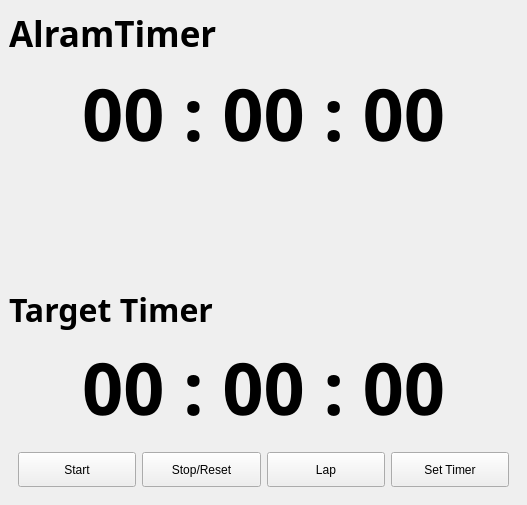
<?xml version="1.0" encoding="UTF-8"?>
<ui version="4.0">
 <class>MainWindow</class>
 <widget class="QMainWindow" name="MainWindow">
  <property name="geometry">
   <rect>
    <x>0</x>
    <y>0</y>
    <width>527</width>
    <height>479</height>
   </rect>
  </property>
  <property name="windowTitle">
   <string>MainWindow</string>
  </property>
  <widget class="QWidget" name="centralwidget">
   <layout class="QVBoxLayout" name="verticalLayout" stretch="1,3,3,3,9,1">
    <item>
     <widget class="QLabel" name="label">
      <property name="font">
       <font>
        <family>Adobe Arabic</family>
        <pointsize>26</pointsize>
        <weight>75</weight>
        <bold>true</bold>
       </font>
      </property>
      <property name="text">
       <string>AlramTimer</string>
      </property>
     </widget>
    </item>
    <item>
     <layout class="QVBoxLayout" name="verticalLayout_2" stretch="1,9">
      <item>
       <widget class="QLabel" name="label_2">
        <property name="font">
         <font>
          <family>Adobe Arabic</family>
          <pointsize>54</pointsize>
          <weight>75</weight>
          <bold>true</bold>
         </font>
        </property>
        <property name="text">
         <string>00 : 00 : 00</string>
        </property>
        <property name="textFormat">
         <enum>Qt::AutoText</enum>
        </property>
        <property name="alignment">
         <set>Qt::AlignCenter</set>
        </property>
       </widget>
      </item>
      <item>
       <widget class="QWidget" name="widget_2" native="true">
        <layout class="QGridLayout" name="gridLayout" rowstretch="0,0,0,0,0" columnstretch="0,0">
         <item row="0" column="0">
          <widget class="QLabel" name="label_list0">
           <property name="text">
            <string/>
           </property>
          </widget>
         </item>
         <item row="2" column="0">
          <widget class="QLabel" name="label_list4">
           <property name="text">
            <string/>
           </property>
          </widget>
         </item>
         <item row="1" column="1">
          <widget class="QLabel" name="label_list3">
           <property name="text">
            <string/>
           </property>
          </widget>
         </item>
         <item row="2" column="1">
          <widget class="QLabel" name="label_list5">
           <property name="text">
            <string/>
           </property>
          </widget>
         </item>
         <item row="3" column="0">
          <widget class="QLabel" name="label_list6">
           <property name="text">
            <string/>
           </property>
          </widget>
         </item>
         <item row="0" column="1">
          <widget class="QLabel" name="label_list1">
           <property name="text">
            <string/>
           </property>
          </widget>
         </item>
         <item row="1" column="0">
          <widget class="QLabel" name="label_list2">
           <property name="text">
            <string/>
           </property>
          </widget>
         </item>
         <item row="3" column="1">
          <widget class="QLabel" name="label_list7">
           <property name="text">
            <string/>
           </property>
          </widget>
         </item>
         <item row="4" column="0">
          <widget class="QLabel" name="label_list8">
           <property name="text">
            <string/>
           </property>
          </widget>
         </item>
         <item row="4" column="1">
          <widget class="QLabel" name="label_list9">
           <property name="text">
            <string/>
           </property>
          </widget>
         </item>
        </layout>
       </widget>
      </item>
     </layout>
    </item>
    <item>
     <widget class="QLabel" name="label_target_timer_title">
      <property name="font">
       <font>
        <family>Adobe Arabic</family>
        <pointsize>24</pointsize>
        <weight>75</weight>
        <bold>true</bold>
       </font>
      </property>
      <property name="text">
       <string>Target Timer </string>
      </property>
      <property name="textFormat">
       <enum>Qt::AutoText</enum>
      </property>
      <property name="alignment">
       <set>Qt::AlignLeading|Qt::AlignLeft|Qt::AlignVCenter</set>
      </property>
     </widget>
    </item>
    <item>
     <widget class="QLabel" name="label_target_timer_value">
      <property name="font">
       <font>
        <family>Adobe Arabic</family>
        <pointsize>54</pointsize>
        <weight>75</weight>
        <bold>true</bold>
       </font>
      </property>
      <property name="text">
       <string>00 : 00 : 00</string>
      </property>
      <property name="textFormat">
       <enum>Qt::AutoText</enum>
      </property>
      <property name="alignment">
       <set>Qt::AlignCenter</set>
      </property>
     </widget>
    </item>
    <item>
     <spacer name="verticalSpacer">
      <property name="orientation">
       <enum>Qt::Vertical</enum>
      </property>
      <property name="sizeHint" stdset="0">
       <size>
        <width>20</width>
        <height>40</height>
       </size>
      </property>
     </spacer>
    </item>
    <item>
     <widget class="QWidget" name="widget_3" native="true">
      <layout class="QHBoxLayout" name="horizontalLayout_2">
       <item>
        <widget class="QPushButton" name="StartButton">
         <property name="minimumSize">
          <size>
           <width>0</width>
           <height>35</height>
          </size>
         </property>
         <property name="text">
          <string>Start</string>
         </property>
        </widget>
       </item>
       <item>
        <widget class="QPushButton" name="StopResetButton">
         <property name="sizePolicy">
          <sizepolicy hsizetype="Minimum" vsizetype="Fixed">
           <horstretch>0</horstretch>
           <verstretch>0</verstretch>
          </sizepolicy>
         </property>
         <property name="minimumSize">
          <size>
           <width>0</width>
           <height>35</height>
          </size>
         </property>
         <property name="text">
          <string>Stop/Reset</string>
         </property>
        </widget>
       </item>
       <item>
        <widget class="QPushButton" name="LapButton">
         <property name="sizePolicy">
          <sizepolicy hsizetype="Minimum" vsizetype="Fixed">
           <horstretch>0</horstretch>
           <verstretch>0</verstretch>
          </sizepolicy>
         </property>
         <property name="minimumSize">
          <size>
           <width>0</width>
           <height>35</height>
          </size>
         </property>
         <property name="text">
          <string>Lap</string>
         </property>
        </widget>
       </item>
       <item>
        <widget class="QPushButton" name="SetTimerButton">
         <property name="sizePolicy">
          <sizepolicy hsizetype="Minimum" vsizetype="Fixed">
           <horstretch>0</horstretch>
           <verstretch>0</verstretch>
          </sizepolicy>
         </property>
         <property name="minimumSize">
          <size>
           <width>0</width>
           <height>35</height>
          </size>
         </property>
         <property name="text">
          <string>Set Timer</string>
         </property>
        </widget>
       </item>
      </layout>
     </widget>
    </item>
   </layout>
  </widget>
 </widget>
 <resources/>
 <connections/>
</ui>
